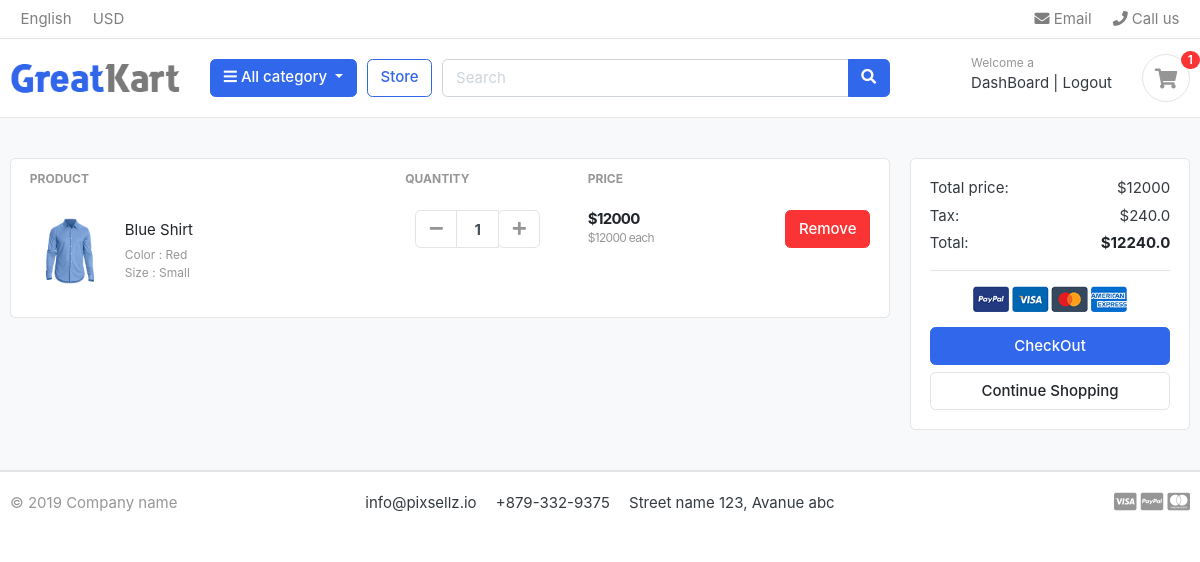
The page /cart/ (signed in) on the database as committed earlier.
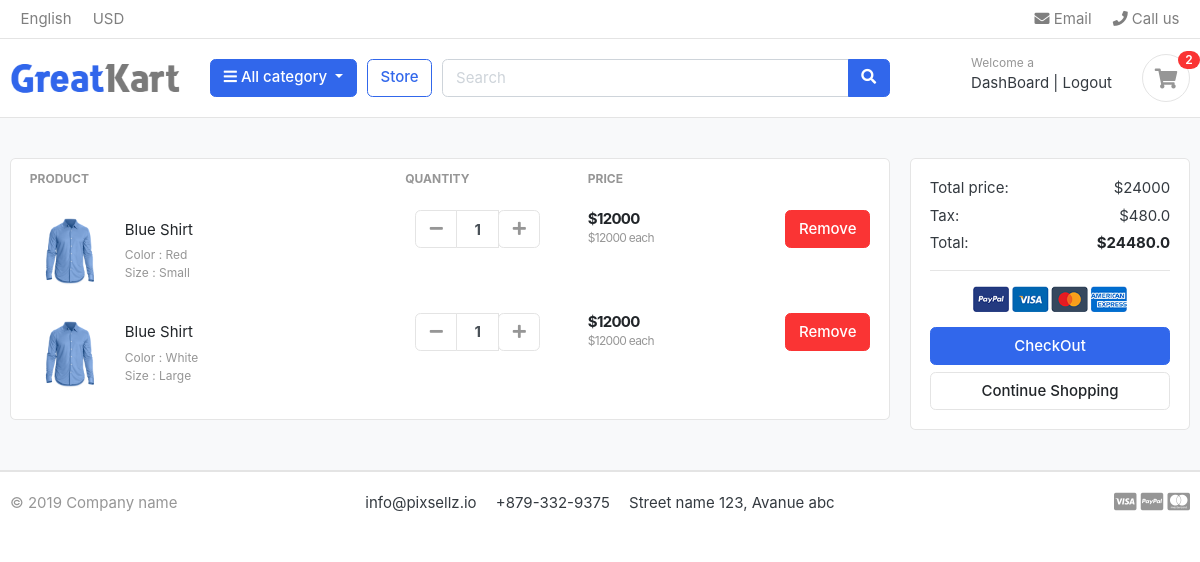
The same page on the database as committed later.
### carts/models.py (models this page shows, shortened)
class CartItem(models.Model):
    user = models.ForeignKey(Account , on_delete=models.CASCADE , null=True)
    product  = models.ForeignKey(Product , on_delete=models.CASCADE)
    variations = models.ManyToManyField(Variation, blank=True)
    cart     = models.ForeignKey(Cart , on_delete=models.CASCADE , null=True)
    quantity = models.IntegerField()
    is_active = models.BooleanField(default=True)
    def sub_total(self):
        return self.product.price * self.quantity

### store/models.py (models this page shows, shortened)
class Product(models.Model):
    product_name    =models.CharField(max_length=200 , unique=True)
    slug            =models.SlugField(max_length=200 , unique=True)
    description     =models.CharField(max_length=500 , unique=True)
    price           =models.IntegerField()
    image           =models.ImageField(upload_to='photos/products')
    stock           =models.IntegerField()
    is_available    =models.BooleanField(default=True)
    category        =models.ForeignKey(Category, on_delete=models.CASCADE)
    created_date    =models.DateTimeField(auto_now_add=True)
    modified_date   =models.DateTimeField(auto_now=True)
    def get_url(self):
        return reverse('product_details' , args=[self.category.slug, self.slug])

class Variation(models.Model):
    product = models.ForeignKey(Product , on_delete=models.CASCADE)
    variation_category = models.CharField(max_length=100,choices=variation_category_choice)
    variation_value = models.CharField(max_length=100)
    is_active = models.BooleanField(default=True)
    create_date = models.DateTimeField(auto_now=True)
    objects = VariationManager()

### carts/views.py (the view)
# urls.py: path('cart/', include('carts.urls')),
def cart(request ,total =0 ,quantity=0 ,cart_items = None):
    try:
        tax =0
        grand_total = 0
        if request.user.is_authenticated:
            cart_items = CartItem.objects.filter(user = request.user , is_active =True)
        else:
            cart = Cart.objects.get(cart_id = _cart_id(request))
            cart_items = CartItem.objects.filter(cart = cart , is_active =True)
        for cart_item in cart_items:
            total += (cart_item.product.price * cart_item.quantity)
            quantity += cart_item.quantity
        tax = (2 * total)/100
        grand_total  = total +tax
    except ObjectDoesNotExist:
        pass
    context ={
            'total' : total,
            'quantity':quantity,
            'cart_items' : cart_items,
            'tax':tax,
            'grand_total' : grand_total
        }
    return render(request, 'cart/cart.html',context)

### carts/context_processors.py (called while the page is built)
def counter(request):
    cart_counter = 0
    if 'admin' in request.path:
        return {}
    else:
        try:
            cart = Cart.objects.filter(cart_id = _cart_id(request))
            if request.user.is_authenticated:
                cart_items =CartItem.objects.all().filter(user = request.user)
            else:
                cart_items = CartItem.objects.all().filter(cart = cart[:1])
            for cart_item in cart_items:
                cart_counter += cart_item.quantity
        except Cart.DoesNotExist:
            cart_counter =0
    return dict(cart_counter = cart_counter)

### carts/views.py (called while the page is built)
def _cart_id(request):
    cart = request.session.session_key
    if not cart:
        cart = request.session.create()
    return cart

### category/context_processors.py (called while the page is built)
def menu_links(request):
    links = Category.objects.all()
    return dict(links = links)

### category/models.py (called while the page is built)
    def get_url(self):
        return reverse('product_by_category' ,args=[self.slug])

### templates/cart/cart.html (shortened to what this page needs)
{% extends 'base.html' %}
{% load static %}
{% block content%}
<section class="section-content padding-y bg">
<div class="container">
{% if not cart_items %}
{% comment %}  {% endcomment %}
		<h1 class="text-center"> Your Shopping Cart is Emplty </h1>
		<br>
		<div class="text-center">
				<a href="{% url 'store' %}" class="btn btn-primary"> Continue Shopping </a>
		</div>
{% else %}
<div class="row">
	<aside class="col-lg-9">
<div class="card">
<table class="table table-borderless table-shopping-cart">
<thead class="text-muted">
<tr class="small text-uppercase">
  <th scope="col">Product</th>
  <th scope="col" width="120">Quantity</th>
  <th scope="col" width="120">Price</th>
  <th scope="col" class="text-right" width="200"> </th>
</tr>
</thead>
<tbody>
 {% for cart_item in cart_items %}
<tr>
	<td>
		<figure class="itemside align-items-center">
			<div class="aside"><img src={{cart_item.product.image.url}} class="img-sm"></div>
			<figcaption class="info">
				<a href={{ cart_item.product.get_url }} class="title text-dark">{{ cart_item.product.product_name}}</a>
				<p class="text-muted small">
						{% if cart_item.variations.all%}
								{%for item in cart_item.variations.all%}
									{{ item.variation_category | capfirst }} : {{item.variation_value |capfirst}}
									<br>
								{%endfor%}
						{%endif%}
				</p>
			</figcaption>
		</figure>
	</td>
	<td>
					<div class="col">
						<div class="input-group input-spinner">
							<div class="input-group-prepend">
							<a href={% url 'remove_cart' cart_item.product.id cart_item.id %} class="btn btn-light" type="button" id="button-plus"> <i class="fa fa-minus"></i> </a>
							</div>
							<input type="text" class="form-control"  value="{{cart_item.quantity }}">
							<div class="input-group-append">
							<form action="{% url 'add_cart' cart_item.product.id %}" method="POST">
									<button class="btn btn-light" type="submit" id="button-minus"> <i class="fa fa-plus"></i> </button>
							</form>
						</div>
						</div>
					</div>
	</td>
	<td>
		<div class="price-wrap">
			<var class="price">${{ cart_item.sub_total }}</var>
			<small class="text-muted"> ${{ cart_item.product.price }} each </small>
		</div>
	</td>
	<td class="text-right">
	<a href={% url 'remove_cart_item' cart_item.product.id  cart_item.id%} onclick="return confirm('Are You Want to delete this Item?')" class="btn btn-danger"> Remove</a>
	</td>
</tr>
{% endfor %}
</tbody>
</table>
</div>
	</aside>
	<aside class="col-lg-3">
		<div class="card">
		<div class="card-body">
			<dl class="dlist-align">
			  <dt>Total price:</dt>
			  <dd class="text-right">${{total}}</dd>
			</dl>
			<dl class="dlist-align">
			  <dt>Tax:</dt>
			  <dd class="text-right"> ${{tax}}</dd>
			</dl>
			<dl class="dlist-align">
			  <dt>Total:</dt>
			  <dd class="text-right text-dark b"><strong>${{grand_total}}</strong></dd>
			</dl>
			<hr>
			<p class="text-center mb-3">
				<img src={%static "./images/misc/payments.png"%} height="26">
			</p>
			<a href={% url 'checkout' %} class="btn btn-primary btn-block"> CheckOut </a>
			<a href={% url 'store' %} class="btn btn-light btn-block">Continue Shopping</a>
		</div>
		</div>
</aside>
</div>
{% endif %}
</div>
</section>
{%endblock%}

### templates/root/header.html (shortened to what this page needs)
{% load static %}
<header class="section-header">
    <nav class="navbar p-md-0 navbar-expand-sm navbar-light border-bottom">
    <div class="container">
      <div class="collapse navbar-collapse" id="navbarTop4">
        <ul class="navbar-nav mr-auto">
            <li class="nav-item dropdown">
                 <a href="#" class="nav-link">   English </a>
            </li>
            <li class="nav-item dropdown">
                <a href="#" class="nav-link"> USD </a>
            </li>
        </ul>
        <ul class="navbar-nav">
            <li><a href="#" class="nav-link"> <i class="fa fa-envelope"></i> Email </a></li>
            <li><a href="#" class="nav-link"> <i class="fa fa-phone"></i> Call us </a></li>
        </ul>
      </div>
    </div>
    </nav>
    <section class="header-main border-bottom">
        <div class="container">
    <div class="row align-items-center">
        <div class="col-lg-2 col-md-3 col-6">
            <a href="{% url 'home' %}" class="brand-wrap">
                <img class="logo" src={%static "./images/logo.png"%}>
            </a>
        </div>
        <div class="col-lg col-sm col-md col-6 flex-grow-0">
            <div class="category-wrap dropdown d-inline-block float-right">
                <button type="button" class="btn btn-primary dropdown-toggle" data-toggle="dropdown">
                    <i class="fa fa-bars"></i> All category
                </button>
            </div>
        </div>
        <a href="{% url 'store' %}" class="btn btn-outline-primary">Store</a>
        <div class="col-lg  col-md-6 col-sm-12 col">
            <form action="{% url 'search' %}" class="search" method='GET'>
                <div class="input-group w-100">
                    <input type="text" class="form-control" style="width:60%;" placeholder="Search" name= "keyword" >
                    <div class="input-group-append">
                      <button class="btn btn-primary" type="submit">
                        <i class="fa fa-search"></i>
                      </button>
                    </div>
                </div>
            </form>
        </div>
        <div class="col-lg-3 col-sm-6 col-8 order-2 order-lg-3">
                    <div class="d-flex justify-content-end mb-3 mb-lg-0">
                        {% if user.id  is  None %}
                        <div class="widget-header">
                            <small class="title text-muted">Welcome guest!</small>
                            <div>
                                <a href="{% url 'login' %}">Sign in</a> <span class="dark-transp"> | </span>
                                <a href="{% url 'register' %}"> Register</a>
                            </div>
                        </div>
                        {% else %}
                        <div class="widget-header">
                            <small class="title text-muted">Welcome {{ user.first_name }}</small>
                            <div>
                                <a href="{% url 'dashboard' %}">DashBoard</a> <span class="dark-transp"> | </span>
                                <a href="{% url 'logout' %}"> Logout</a>
                            </div>
                        </div>
                        {% endif %}
                        <a href={% url 'cart' %} class="widget-header pl-3 ml-3">
                            <div class="icon icon-sm rounded-circle border"><i class="fa fa-shopping-cart"></i></div>
                            <span class="badge badge-pill badge-danger notify">{{cart_counter }}</span>
                        </a>
                    </div>
                </div>
    </div>
        </div>
    </section>
    </header>

Rows that differ between the two databases and show on the page:
added CartItem: product.image (picture), product.product_name "Blue Shirt", quantity "1", sub_total "12000", product.price "12000"
now on this page (row unchanged): Variation: variation_category "Color", variation_value "White", shown under "Blue Shirt"
now on this page (row unchanged): Variation: variation_category "Size", variation_value "Large", shown under "Blue Shirt"
Other text that changed with them:
{{ cart_counter }}: "1" → "2"
{{ total }}: "12000" → "24000"
{{ tax }}: "240.0" → "480.0"
{{ grand_total }}: "12240.0" → "24480.0"
